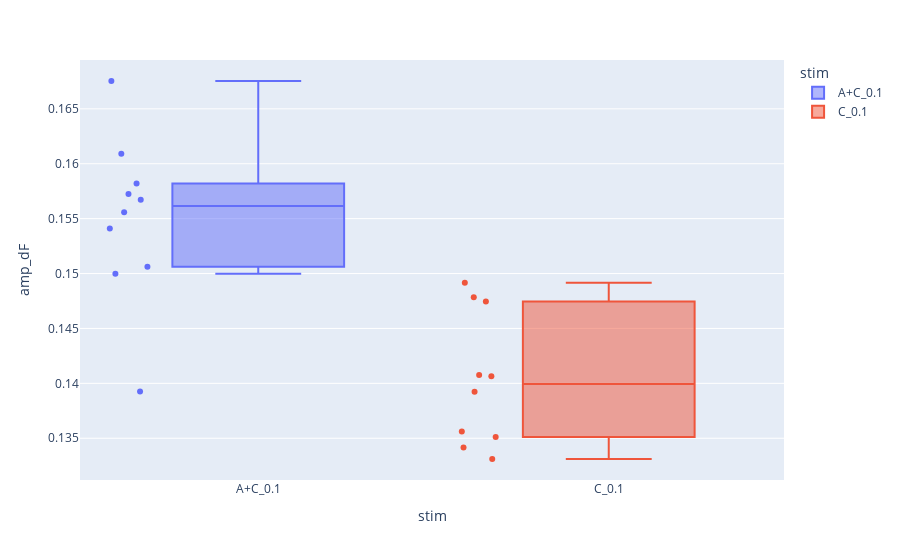

The notebook cell saved with this chart:
### Markdown cell above
Stat.

### Code cell
group_1 = LF_stim_df['amp_dF'][LF_stim_df['stim'] == 'A+C_0.1']
group_2 = LF_stim_df['amp_dF'][LF_stim_df['stim'] == 'C_0.1']

u_val, p_val = stats.mannwhitneyu(group_1, group_2)
print(f'U-test p-value={p_val}')

fig = px.box(LF_stim_df, x='stim' , y='amp_dF', color='stim', points="all")
fig.show()

### Figure 1 — Plotly figure (JSON) as saved in the notebook; plotly's stock layout.template omitted (floating-point values rounded to 4 significant figures)
{"data": [{"alignmentgroup": "True", "boxpoints": "all", "hovertemplate": "stim=%{x}<br>amp_dF=%{y}<extra></extra>", "legendgroup": "A+C_0.1", "marker": {"color": "#636efa"}, "name": "A+C_0.1", "notched": false, "offsetgroup": "A+C_0.1", "orientation": "v", "showlegend": true, "type": "box", "x": ["A+C_0.1", "A+C_0.1", "A+C_0.1", "A+C_0.1", "A+C_0.1", "A+C_0.1", "A+C_0.1", "A+C_0.1", "A+C_0.1", "A+C_0.1"], "x0": " ", "xaxis": "x", "y": [0.1393, 0.1541, 0.1506, 0.1573, 0.1609, 0.1582, 0.1675, 0.1567, 0.1556, 0.15], "y0": " ", "yaxis": "y"}, {"alignmentgroup": "True", "boxpoints": "all", "hovertemplate": "stim=%{x}<br>amp_dF=%{y}<extra></extra>", "legendgroup": "C_0.1", "marker": {"color": "#EF553B"}, "name": "C_0.1", "notched": false, "offsetgroup": "C_0.1", "orientation": "v", "showlegend": true, "type": "box", "x": ["C_0.1", "C_0.1", "C_0.1", "C_0.1", "C_0.1", "C_0.1", "C_0.1", "C_0.1", "C_0.1", "C_0.1"], "x0": " ", "xaxis": "x", "y": [0.1408, 0.1341, 0.1392, 0.1331, 0.1356, 0.1351, 0.1475, 0.1406, 0.1478, 0.1492], "y0": " ", "yaxis": "y"}], "layout": {"boxmode": "overlay", "legend": {"title": {"text": "stim"}, "tracegroupgap": 0}, "margin": {"t": 60}, "xaxis": {"anchor": "y", "categoryarray": ["A+C_0.1", "C_0.1"], "categoryorder": "array", "domain": [0, 1], "title": {"text": "stim"}}, "yaxis": {"anchor": "x", "domain": [0, 1], "title": {"text": "amp_dF"}}}}
